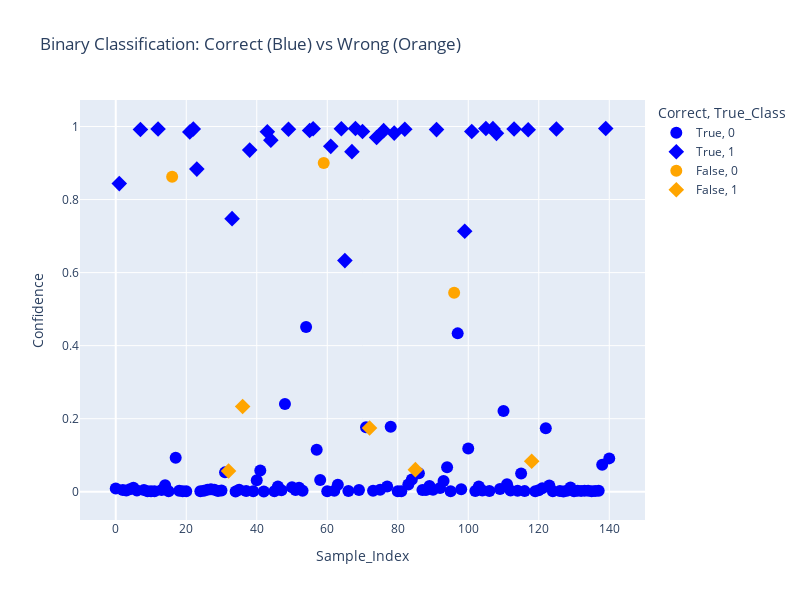

Write notebook code for a chart like this one.
### Markdown cell above
# Visualization of the predictions

### Code cell
import plotly.express as px
import pandas as pd
import numpy as np

# Get predictions
y_pred = best_xgb_no_mh.predict(X_test)
y_prob = best_xgb_no_mh.predict_proba(X_test)[:, 1]

# Create simple DataFrame
plot_df = pd.DataFrame({
    'Sample_Index': range(len(y_test)),
    'True_Class': y_test,
    'Predicted_Class': y_pred,
    'Correct': y_test == y_pred,
    'Confidence': y_prob,
    'Age': X_test['Age'],
    'Daily_Usage': X_test['Daily_Usage'],
    'Sleep_Hrs': X_test['Sleep_Hrs'],
    'Mental_Health': X_test['Mental_Health']
})

# Create scatter plot
fig = px.scatter(
    plot_df,
    x='Sample_Index',
    y='Confidence', 
    color='Correct',
    symbol='True_Class',
    hover_data=['Predicted_Class', 'Age', 'Daily_Usage', 'Sleep_Hrs', 'Mental_Health'],
    color_discrete_map={True: 'blue', False: 'orange'},
    title='Binary Classification: Correct (Blue) vs Wrong (Orange)'
)
# figure size
fig.update_layout(width=800, height=600)
fig.update_traces(marker=dict(size=12))    # 12 pixels diameter

fig.show()

### Figure 1 — Plotly figure (JSON) as saved in the notebook; plotly's stock layout.template omitted (floating-point values rounded to 4 significant figures; data arrays with more than 128 entries replaced by an {"elided": "..."} marker saying what was removed)
{"data": [{"customdata": {"elided": "100x5 float values"}, "hovertemplate": "Correct=True<br>True_Class=0<br>Sample_Index=%{x}<br>Confidence=%{y}<br>Predicted_Class=%{customdata[0]}<br>Age=%{customdata[1]}<br>Daily_Usage=%{customdata[2]}<br>Sleep_Hrs=%{customdata[3]}<br>Mental_Health=%{customdata[4]}<extra></extra>", "legendgroup": "True, 0", "marker": {"color": "blue", "size": 12, "symbol": "circle"}, "mode": "markers", "name": "True, 0", "orientation": "v", "showlegend": true, "type": "scatter", "x": [0, 2, 3, 4, 5, 6, 8, 9, 10, 11, 13, 14, 15, 17, 18, 19, 20, 24, 25, 26, 27, 28, 29, 30, 31, 34, 35, 37, 39, 40, 41, 42, 45, 46, 47, 48, 50, 51, 52, 53, 54, 57, 58, 60, 62, 63, 66, 69, 71, 73, 75, 77, 78, 80, 81, 83, 84, 86, 87, 88, 89, 90, 92, 93, 94, 95, 97, 98, 100, 102, 103, 104, 106, 109, 110, 111, 112, 114, 115, 116, 119, 120, 121, 122, 123, 124, 126, 127, 128, 129, 130, 131, 132, 133, 134, 135, 136, 137, 138, 140], "xaxis": "x", "y": [0.008947, 0.005045, 0.003378, 0.006539, 0.01077, 0.003576, 0.005088, 0.001235, 0.001596, 0.001401, 0.005076, 0.01797, 0.001098, 0.09287, 0.002676, 0.001235, 0.001235, 0.001445, 0.002721, 0.005314, 0.00711, 0.005468, 0.002384, 0.003379, 0.05308, 0.000868, 0.005201, 0.001928, 0.001235, 0.03181, 0.05807, 0.0007152, 0.001235, 0.01463, 0.004216, 0.2402, 0.01236, 0.004547, 0.01069, 0.003003, 0.4511, 0.1153, 0.03192, 0.001583, 0.002721, 0.01929, 0.002323, 0.004525, 0.1765, 0.002861, 0.005293, 0.01469, 0.1782, 0.001452, 0.001401, 0.01986, 0.03328, 0.05038, 0.004828, 0.005055, 0.01568, 0.00551, 0.0102, 0.02945, 0.06737, 0.001235, 0.4336, 0.007067, 0.1185, 0.001818, 0.01433, 0.003226, 0.002082, 0.007592, 0.2212, 0.02045, 0.003128, 0.00268, 0.05021, 0.001769, 0.001704, 0.004164, 0.009478, 0.1738, 0.01744, 0.001401, 0.001928, 0.0007609, 0.002521, 0.01186, 0.001401, 0.00275, 0.002405, 0.002485, 0.003085, 0.001222, 0.001939, 0.002721, 0.07414, 0.09137], "yaxis": "y"}, {"customdata": {"elided": "33x5 float values"}, "hovertemplate": "Correct=True<br>True_Class=1<br>Sample_Index=%{x}<br>Confidence=%{y}<br>Predicted_Class=%{customdata[0]}<br>Age=%{customdata[1]}<br>Daily_Usage=%{customdata[2]}<br>Sleep_Hrs=%{customdata[3]}<br>Mental_Health=%{customdata[4]}<extra></extra>", "legendgroup": "True, 1", "marker": {"color": "blue", "size": 12, "symbol": "diamond"}, "mode": "markers", "name": "True, 1", "orientation": "v", "showlegend": true, "type": "scatter", "x": [1, 7, 12, 21, 22, 23, 33, 38, 43, 44, 49, 55, 56, 61, 64, 65, 67, 68, 70, 74, 76, 79, 82, 91, 99, 101, 105, 107, 108, 113, 117, 125, 139], "xaxis": "x", "y": [0.8437, 0.9918, 0.9931, 0.9848, 0.9932, 0.8834, 0.7477, 0.9353, 0.9858, 0.9627, 0.9926, 0.989, 0.994, 0.9456, 0.9937, 0.6329, 0.9311, 0.9944, 0.9864, 0.9699, 0.9887, 0.9818, 0.9924, 0.9914, 0.7131, 0.9862, 0.9944, 0.9941, 0.9812, 0.9932, 0.991, 0.9932, 0.9945], "yaxis": "y"}, {"customdata": [[1.0, 22.0, 5.5, 5.5, 6.0], [1.0, 20.0, 5.5, 5.8, 6.0], [1.0, 19.0, 5.6, 5.6, 5.0]], "hovertemplate": "Correct=False<br>True_Class=0<br>Sample_Index=%{x}<br>Confidence=%{y}<br>Predicted_Class=%{customdata[0]}<br>Age=%{customdata[1]}<br>Daily_Usage=%{customdata[2]}<br>Sleep_Hrs=%{customdata[3]}<br>Mental_Health=%{customdata[4]}<extra></extra>", "legendgroup": "False, 0", "marker": {"color": "orange", "size": 12, "symbol": "circle"}, "mode": "markers", "name": "False, 0", "orientation": "v", "showlegend": true, "type": "scatter", "x": [16, 59, 96], "xaxis": "x", "y": [0.8626, 0.9003, 0.5448], "yaxis": "y"}, {"customdata": [[0.0, 21.0, 4.8, 6.8, 5.0], [0.0, 19.0, 5.4, 6.2, 5.0], [0.0, 19.0, 4.5, 7.1, 5.0], [0.0, 21.0, 4.4, 7.2, 5.0], [0.0, 19.0, 4.9, 6.7, 5.0]], "hovertemplate": "Correct=False<br>True_Class=1<br>Sample_Index=%{x}<br>Confidence=%{y}<br>Predicted_Class=%{customdata[0]}<br>Age=%{customdata[1]}<br>Daily_Usage=%{customdata[2]}<br>Sleep_Hrs=%{customdata[3]}<br>Mental_Health=%{customdata[4]}<extra></extra>", "legendgroup": "False, 1", "marker": {"color": "orange", "size": 12, "symbol": "diamond"}, "mode": "markers", "name": "False, 1", "orientation": "v", "showlegend": true, "type": "scatter", "x": [32, 36, 72, 85, 118], "xaxis": "x", "y": [0.05677, 0.2335, 0.1748, 0.06047, 0.08341], "yaxis": "y"}], "layout": {"height": 600, "legend": {"title": {"text": "Correct, True_Class"}, "tracegroupgap": 0}, "title": {"text": "Binary Classification: Correct (Blue) vs Wrong (Orange)"}, "width": 800, "xaxis": {"anchor": "y", "domain": [0, 1], "title": {"text": "Sample_Index"}}, "yaxis": {"anchor": "x", "domain": [0, 1], "title": {"text": "Confidence"}}}}
